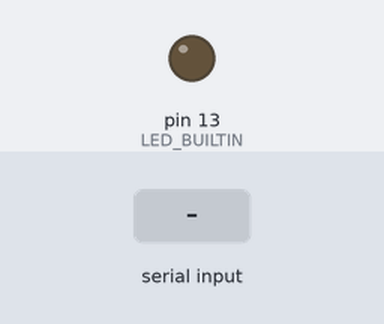
The sketch below on a simulated Arduino Uno, built with avr-gcc and run on an emulated ATmega328P. On the bench: output pins drawn as LEDs (lit = HIGH). Inputs (shaded band) come from the test bench.

Above: at 1.2 s.
1.3 s: "A" received over Serial
At 2.5 s:
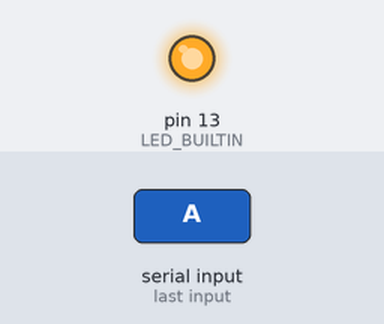
2.8 s: "B" received over Serial
At 3.7 s:
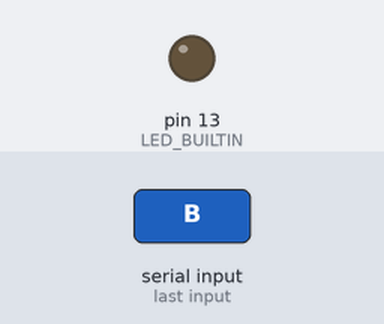
Timing chart, 0 to 5.8 s (numbered marks = the images above; inputs shaded):
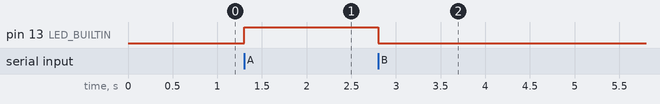

Measured:
- after the input at 1.3 s, pin 13 (LED_BUILTIN): LOW → HIGH at once
- after the input at 2.8 s, pin 13 (LED_BUILTIN): HIGH → LOW at once

The sketch:

if_A_HIGH.ino
```cpp
void setup(){
    pinMode(LED_BUILTIN, OUTPUT);
    Serial.begin(9600);
}

void loop(){
    if(Serial.available()>0){
        char var=Serial.read();

        if(var=='A'){
             digitalWrite(LED_BUILTIN, HIGH);
        }
        if(var=='B'){
             digitalWrite(LED_BUILTIN, LOW);
        }

    }

}
```
